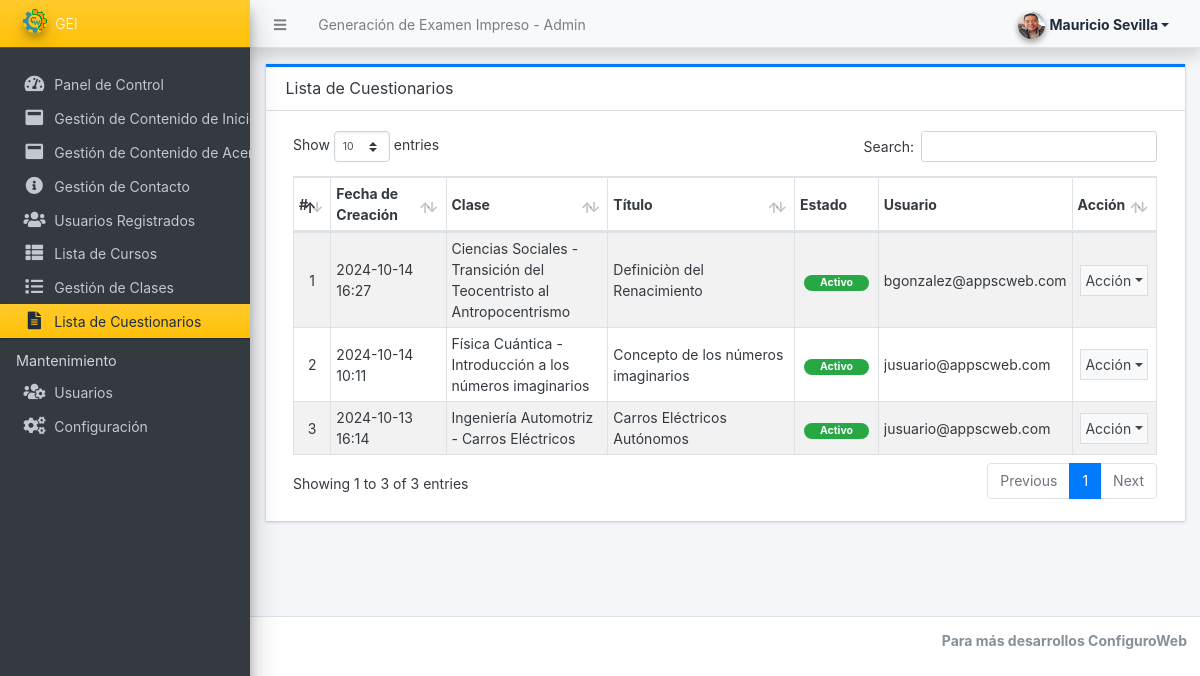
The page /admin/?page=question_papers (signed in) on the database its author committed.
### tables this page shows
CREATE TABLE `question_paper_list` (
  `id` int(30) NOT NULL,
  `user_id` int(30) NOT NULL,
  `class_id` int(30) NOT NULL,
  `title` text NOT NULL,
  `description` text NOT NULL,
  `delete_flag` tinyint(1) NOT NULL DEFAULT 0,
  `status` tinyint(1) NOT NULL DEFAULT 1,
  `date_created` datetime NOT NULL DEFAULT current_timestamp(),
  `date_updated` datetime DEFAULT NULL ON UPDATE current_timestamp()
);

CREATE TABLE `registered_user_list` (
  `id` int(30) NOT NULL,
  `firstname` text NOT NULL,
  `middlename` text DEFAULT NULL,
  `lastname` text NOT NULL,
  `gender` varchar(100) NOT NULL,
  `dob` date NOT NULL,
  `contact` text NOT NULL,
  `email` text NOT NULL,
  `password` text NOT NULL,
  `avatar` text NOT NULL,
  `status` tinyint(1) NOT NULL DEFAULT 1,
  `delete_flag` tinyint(1) NOT NULL DEFAULT 0,
  `date_created` datetime NOT NULL DEFAULT current_timestamp(),
  `date_updated` datetime DEFAULT NULL ON UPDATE current_timestamp()
);

### admin/question_papers/index.php (the view, shortened to what this page needs)
<div class="card card-outline rounded-0 card-primary">
	<div class="card-header">
		<h3 class="card-title">Lista de Cuestionarios</h3>
	</div>
	<div class="card-body">
		<div class="container-fluid">
			<table class="table table-hover table-striped table-bordered" id="list">
				<colgroup>
					<col width="5%">
					<col width="15%">
					<col width="20%">
					<col width="25%">
					<col width="10%">
					<col width="15%">
					<col width="10%">
				</colgroup>
				<thead>
					<tr>
						<th>#</th>
						<th>Fecha de Creación</th>
						<th>Clase</th>
						<th>Título</th>
						<th>Estado</th>
						<th>Usuario</th>
						<th>Acción</th>
					</tr>
				</thead>
				<tbody>
					<?php
					$i = 1;
					$qry = $conn->query("SELECT q.*,CONCAT(cc.name,' - ',c.name) as `class` from `question_paper_list` q inner join class_list c on q.class_id = c.id inner join course_list cc on c.course_id = cc.id where q.delete_flag = 0  order by CONCAT(cc.name,' - ',c.name) asc, q.`title` asc ");
					while ($row = $qry->fetch_assoc()):
						$uemail = $conn->query("SELECT email from registered_user_list where id = '{$row['user_id']}'")->fetch_array()[0];
					?>
						<tr>
							<td class="text-center"><?php echo $i++; ?></td>
							<td><?php echo date("Y-m-d H:i", strtotime($row['date_created'])) ?></td>
							<td><?php echo $row['class'] ?></td>
							<td>
								<p class="m-0 truncate-1"><?= $row['title'] ?></p>
							</td>
							<td class="text-center">
								<?php if ($row['status'] == 1): ?>
									<span class="badge badge-success px-3 rounded-pill">Activo</span>
								<?php else: ?>
									<span class="badge badge-danger px-3 rounded-pill">Inactivo</span>
								<?php endif; ?>
							</td>
							<td>
								<p class="m-0 truncate-1"><?= $uemail ?></p>
							</td>
							<td align="center">
								<button type="button" class="btn btn-flat p-1 btn-default btn-sm dropdown-toggle dropdown-icon" data-toggle="dropdown">
									Acción
								</button>
							</td>
						</tr>
					<?php endwhile; ?>
				</tbody>
			</table>
		</div>
	</div>
</div>

### rows shown on the page
question_paper_list: date_created "2024-10-14 16:27", class "Ciencias Sociales - Transición del Teocentristo al Antropocentrismo", title "Definiciòn del Renacimiento", status "Activo", user.email "bgonzalez@appscweb.com"
question_paper_list: date_created "2024-10-14 10:11", class "Física Cuántica - Introducción a los números imaginarios", title "Concepto de los números imaginarios", status "Activo", user.email "jusuario@appscweb.com"
question_paper_list: date_created "2024-10-13 16:14", class "Ingeniería Automotriz - Carros Eléctricos", title "Carros Eléctricos Autónomos", status "Activo", user.email "jusuario@appscweb.com"

### other values the page prints
$_settings->info('name') "Generación de Examen Impreso"
$_settings->info('short_name') "GEI"
